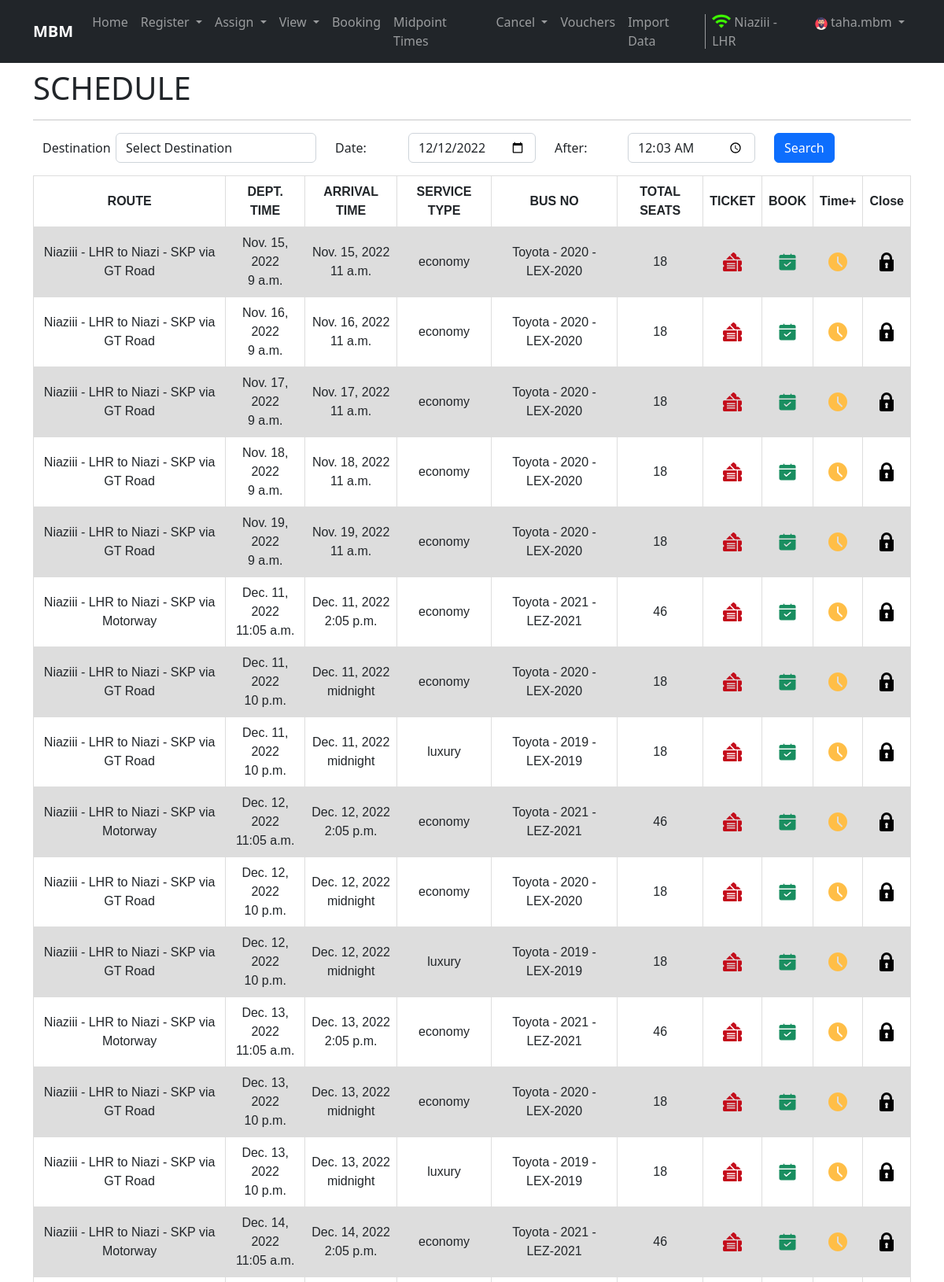
The page / (signed in, upper part) on the database its author committed.
### home/models.py (models this page shows, shortened)
class Schedule(models.Model):
    departure = models.DateTimeField()
    arrival = models.DateTimeField()
    route_assg_bus = models.ForeignKey("RouteAssignedToBus", on_delete=models.CASCADE)
    mid_dept = models.CharField(max_length=500, default=None, null=True)
    status = models.BooleanField(default=True)
    created = models.DateTimeField(auto_now_add=True, editable=False, null=False, blank=False)
    last_modified = models.DateTimeField(auto_now_add=True, editable=False, null=False, blank=False)
    class Meta:
        verbose_name_plural = 'Schedule'

class RouteAssignedToBus(models.Model):
    bus = models.ForeignKey("Bus", on_delete=models.SET_NULL, null=True)
    route = models.ForeignKey("Route", on_delete=models.CASCADE)
    created = models.DateTimeField(auto_now_add=True, editable=False, null=False, blank=False)
    last_modified = models.DateTimeField(auto_now_add=True, editable=False, null=False, blank=False)
    class Meta:
        verbose_name_plural = 'RouteAssignedToBus'

class Route(models.Model):
    source = models.ForeignKey(Terminal, related_name='source_terminal', on_delete=models.CASCADE)
    destination = models.ForeignKey(Terminal, related_name='destination_terminal', on_delete=models.CASCADE)
    via = models.CharField(max_length=100)
    created = models.DateTimeField(auto_now_add=True, editable=False, null=False, blank=False)
    last_modified = models.DateTimeField(auto_now_add=True, editable=False, null=False, blank=False)
    class Meta:
        verbose_name_plural = 'Route'
    def __str__(self):
        return str(self.source) + ' to ' + str(self.destination) + ' via ' + self.via

class Terminal(models.Model):
    tcode = models.CharField(max_length=3, unique=True)
    name = models.CharField(max_length=100)
    city = models.CharField(max_length=100)
    address = models.CharField(max_length=150)
    created = models.DateTimeField(auto_now_add=True, editable=False, null=False, blank=False)
    last_modified = models.DateTimeField(auto_now_add=True, editable=False, null=False, blank=False)
    class Meta:
        verbose_name_plural = 'Terminal'
    def __str__(self):
        return self.name + ' - ' + self.city

class Bus(models.Model):
    bus_number = models.CharField(max_length=30, unique=True)
    seating_capacity = models.IntegerField()
    service_type = models.CharField(max_length=100)
    bus_model = models.CharField(max_length=100)
    created = models.DateTimeField(auto_now_add=True, editable=False, null=False, blank=False)
    last_modified = models.DateTimeField(auto_now_add=True, editable=False, null=False, blank=False)
    class Meta:
        verbose_name_plural = 'Bus'
    def __str__(self):
        return self.bus_model + ' - ' + self.bus_number

### home/views.py (the view, shortened to what this page needs)
# urls.py: path('', views.schedule, name='schedule'),
def schedule(request):
    if request.user.is_anonymous:
        return redirect('/login')
    schedule, user, userterminal, inner_qs, routes = None, None, None, None, None
    try:
        user = User.objects.get(id=request.user.id)
        userterminal = UserofTerminal.objects.get(user=user)
        request.session['uterminal'] = str(userterminal.terminal)
    except Exception as e:
        messages.warning(request, e)
    try:
        inner_qs = Closedby.objects.filter(terminal=userterminal.terminal).values('schedule')
        route = Route.objects.filter(source=userterminal.terminal)
        schedule = Schedule.objects.filter(status=True).exclude(id__in=inner_qs).order_by('departure')
        routes = Route.objects.all()
    except Exception as e:
        messages.warning(request, e)
    return render(request, 'index.html', {'schedule': schedule, 'uterminal': userterminal, 'routes': routes})

### templates/index.html (shortened to what this page needs)
{% extends 'base.html' %}
{% block username %}{{ request.user.username }}{% endblock username %}
{% block terminal %}{{ request.session.uterminal }}{% endblock terminal %}
{%block body%}
{% load static %}
<div class="container my-2">
  <h1>SCHEDULE</h1>
  <hr>
  <div class="container">
    <form method="post" name="schedule-form" class="mx-auto" id="schedule-form" action="/schedule">
      <div class="mb-3 row">
        <label for="inputRoute" class="col-sm-1 col-form-label">Destination</label>
        <div class="col-sm-3">
          <select name="inputRoute" class="form-control" id="inputRoute">
            <option value="" selected>Select Destination</option>
          </select>
        </div>
        <label for="inputDate" class="col-sm-1 col-form-label">Date: </label>
        <div class="col-sm-2">
          <input type="date" class="form-control" id="inputDate" name="inputDate" value="">
        </div>
        <label for="inputTime" class="col-sm-1 col-form-label">After: </label>
        <div class="col-sm-2">
          <input type="time" class="form-control" id="inputTime" name="inputTime">
        </div>
        <div class="col-sm-2">
          <button type="submit" class="btn btn-primary">Search</button>
        </div>
      </div>
    </form>
  </div>
</div>
<div class="container">
  <table class="schedule">
    <tr>
      <th>ROUTE</th>
      <th>DEPT. TIME</th>
      <th>ARRIVAL TIME</th>
      <th>SERVICE TYPE</th>
      <th>BUS NO</th>
      <th>TOTAL SEATS</th>
      <th>TICKET</th>
      <th>BOOK</th>
      <th>Time+</th>
      <th>Close</th>
    </tr>
    {% for sc in schedule %}
    {% if sc.route_assg_bus.bus %}
    <tr class="tr">
      <td>{{sc.route_assg_bus.route}}</td>
      <td>{{sc.departure.date}}<br>{{sc.departure.time}}</td>
      <td>{{sc.arrival.date}}<br>{{sc.arrival.time}}</td>
      <td>{{sc.route_assg_bus.bus.service_type}}</td>
      <td>{{sc.route_assg_bus.bus}}</td>
      <td>{{sc.route_assg_bus.bus.seating_capacity}}</td>
      <td><a href="{% url 'ticketing' schedule_id=sc.id %}" tooltip="ticket"><img src="{% static 'images/purchase.png' %}"></a></td>
      <td><a href="{% url 'booking' schedule_id=sc.id %}" tooltip="book"><img src="{% static 'images/book.png' %}"></a></td>
      <td><a href="{% url 'addtime' schedule_id=sc.id %}" tooltip="Add Time"><img src="{% static 'images/time.png' %}"></a></td>
      <td><a href="{% url 'close' schedule_id=sc.id %}"><img src="{% static 'images/lock.png' %}"></a></td>
    </tr>
    {% endif %}
    {% endfor %}
  </table>
</div>
{%endblock body%}

### static/css/style.css (style rules this page uses)
.schedule, .seats { font-family: arial, sans-serif; border-collapse: collapse; width: 100%; }
.schedule td, .bookings td, th { border: 1px solid #dddddd; text-align: center; padding: 8px; }
.schedule .tr:nth-child(even) { background-color: #dddddd; }
img { max-width: inherit; width: inherit; }

### rows shown on the page
Schedule: route_assg_bus.route "Niaziii - LHR to Niazi - SKP via GT Road", departure "Nov. 15, 2022", departure.time "9 a.m.", arrival "Nov. 15, 2022", arrival.time "11 a.m.", route_assg_bus.bus.service_type "economy", route_assg_bus.bus "Toyota - 2020 - LEX-2020", route_assg_bus.bus.seating_capacity "18"
Schedule: route_assg_bus.route "Niaziii - LHR to Niazi - SKP via GT Road", departure "Nov. 16, 2022", departure.time "9 a.m.", arrival "Nov. 16, 2022", arrival.time "11 a.m.", route_assg_bus.bus.service_type "economy", route_assg_bus.bus "Toyota - 2020 - LEX-2020", route_assg_bus.bus.seating_capacity "18"
Schedule: route_assg_bus.route "Niaziii - LHR to Niazi - SKP via GT Road", departure "Nov. 17, 2022", departure.time "9 a.m.", arrival "Nov. 17, 2022", arrival.time "11 a.m.", route_assg_bus.bus.service_type "economy", route_assg_bus.bus "Toyota - 2020 - LEX-2020", route_assg_bus.bus.seating_capacity "18"
Schedule: route_assg_bus.route "Niaziii - LHR to Niazi - SKP via GT Road", departure "Nov. 18, 2022", departure.time "9 a.m.", arrival "Nov. 18, 2022", arrival.time "11 a.m.", route_assg_bus.bus.service_type "economy", route_assg_bus.bus "Toyota - 2020 - LEX-2020", route_assg_bus.bus.seating_capacity "18"
Schedule: route_assg_bus.route "Niaziii - LHR to Niazi - SKP via GT Road", departure "Nov. 19, 2022", departure.time "9 a.m.", arrival "Nov. 19, 2022", arrival.time "11 a.m.", route_assg_bus.bus.service_type "economy", route_assg_bus.bus "Toyota - 2020 - LEX-2020", route_assg_bus.bus.seating_capacity "18"
Schedule: route_assg_bus.route "Niaziii - LHR to Niazi - SKP via Motorway", departure "Dec. 11, 2022", departure.time "11:05 a.m.", arrival "Dec. 11, 2022", arrival.time "2:05 p.m.", route_assg_bus.bus.service_type "economy", route_assg_bus.bus "Toyota - 2021 - LEZ-2021", route_assg_bus.bus.seating_capacity "46"
Schedule: route_assg_bus.route "Niaziii - LHR to Niazi - SKP via GT Road", departure "Dec. 11, 2022", departure.time "10 p.m.", arrival "Dec. 11, 2022", arrival.time "midnight", route_assg_bus.bus.service_type "economy", route_assg_bus.bus "Toyota - 2020 - LEX-2020", route_assg_bus.bus.seating_capacity "18"
Schedule: route_assg_bus.route "Niaziii - LHR to Niazi - SKP via GT Road", departure "Dec. 11, 2022", departure.time "10 p.m.", arrival "Dec. 11, 2022", arrival.time "midnight", route_assg_bus.bus.service_type "luxury", route_assg_bus.bus "Toyota - 2019 - LEX-2019", route_assg_bus.bus.seating_capacity "18"
Schedule: route_assg_bus.route "Niaziii - LHR to Niazi - SKP via Motorway", departure "Dec. 12, 2022", departure.time "11:05 a.m.", arrival "Dec. 12, 2022", arrival.time "2:05 p.m.", route_assg_bus.bus.service_type "economy", route_assg_bus.bus "Toyota - 2021 - LEZ-2021", route_assg_bus.bus.seating_capacity "46"
Schedule: route_assg_bus.route "Niaziii - LHR to Niazi - SKP via GT Road", departure "Dec. 12, 2022", departure.time "10 p.m.", arrival "Dec. 12, 2022", arrival.time "midnight", route_assg_bus.bus.service_type "economy", route_assg_bus.bus "Toyota - 2020 - LEX-2020", route_assg_bus.bus.seating_capacity "18"
Schedule: route_assg_bus.route "Niaziii - LHR to Niazi - SKP via GT Road", departure "Dec. 12, 2022", departure.time "10 p.m.", arrival "Dec. 12, 2022", arrival.time "midnight", route_assg_bus.bus.service_type "luxury", route_assg_bus.bus "Toyota - 2019 - LEX-2019", route_assg_bus.bus.seating_capacity "18"
Schedule: route_assg_bus.route "Niaziii - LHR to Niazi - SKP via Motorway", departure "Dec. 13, 2022", departure.time "11:05 a.m.", arrival "Dec. 13, 2022", arrival.time "2:05 p.m.", route_assg_bus.bus.service_type "economy", route_assg_bus.bus "Toyota - 2021 - LEZ-2021", route_assg_bus.bus.seating_capacity "46"
Schedule: route_assg_bus.route "Niaziii - LHR to Niazi - SKP via GT Road", departure "Dec. 13, 2022", departure.time "10 p.m.", arrival "Dec. 13, 2022", arrival.time "midnight", route_assg_bus.bus.service_type "economy", route_assg_bus.bus "Toyota - 2020 - LEX-2020", route_assg_bus.bus.seating_capacity "18"
Schedule: route_assg_bus.route "Niaziii - LHR to Niazi - SKP via GT Road", departure "Dec. 13, 2022", departure.time "10 p.m.", arrival "Dec. 13, 2022", arrival.time "midnight", route_assg_bus.bus.service_type "luxury", route_assg_bus.bus "Toyota - 2019 - LEX-2019", route_assg_bus.bus.seating_capacity "18"
Schedule: route_assg_bus.route "Niaziii - LHR to Niazi - SKP via Motorway", departure "Dec. 14, 2022", departure.time "11:05 a.m.", arrival "Dec. 14, 2022", arrival.time "2:05 p.m.", route_assg_bus.bus.service_type "economy", route_assg_bus.bus "Toyota - 2021 - LEZ-2021", route_assg_bus.bus.seating_capacity "46"

### other values the page prints
{{ request.session.uterminal }} "Niaziii - LHR"
{{ request.user.username }} "taha.mbm"
